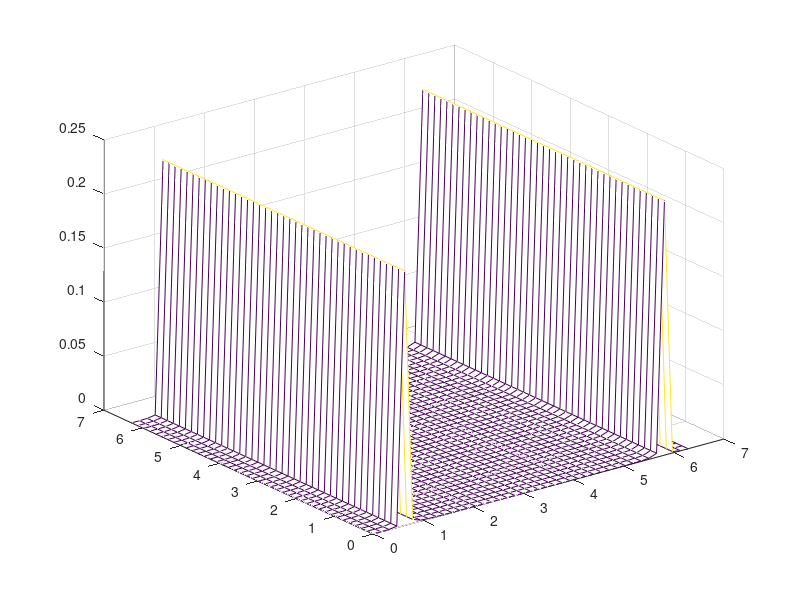

This chart was generated by the following MATLAB code:
clear;
NPoint = 41;

tx = ty = linspace (0, 2.*pi, NPoint)';
[xx, yy] = meshgrid (tx, ty);
#r = sqrt (xx .^ 2 + yy .^ 2) + eps;
#tz = sin (r) ./ r;
#tz = sin(xx*4.).*sin(yy*4.);
#tz = sin(xx.*yy*2);
tz = sin(xx*4.);
tw = fft(tz,NPoint,2);
tw = tw.*conj(tw)/(NPoint*NPoint);
save Spectrum.mat tw
mesh (tx, ty, tw);
#mesh (tx, ty, tz);
Relazione = fopen("Spettro.dat","w");
fprintf(Relazione,"#Spettro2d\n");
for ix=1:NPoint;
    for iy=1:NPoint;
	fprintf(Relazione,"%f %f %f\n",tx(ix),ty(iy),tw(ix,iy));
    endfor
endfor
fclose(Relazione);
